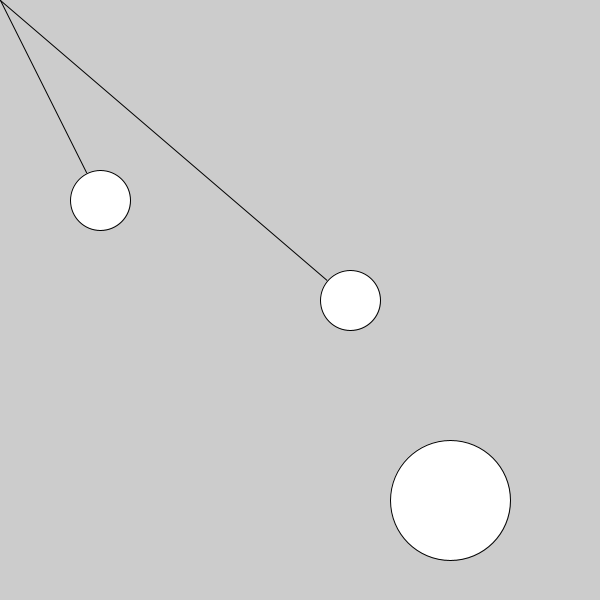
Frame 1 (no input)
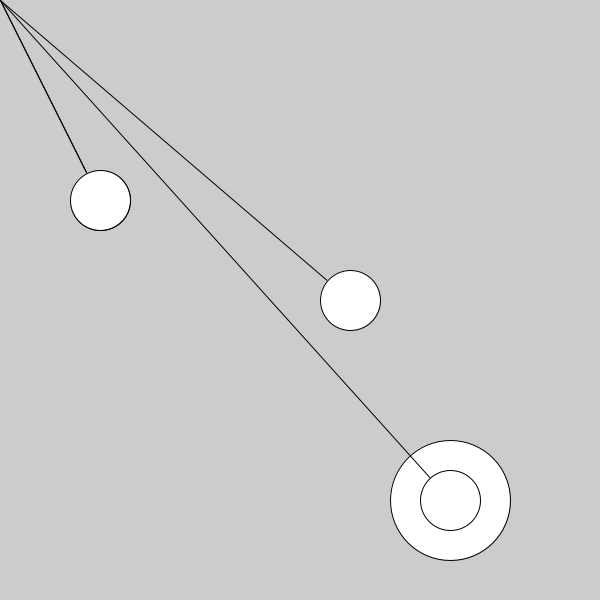
Frame 2 (the mouse pressed at the canvas centre, redrawn once)

The Processing sketch that drew these frames (run headless with seeded random() and noise(); the mouse was pressed at the canvas centre and the sketch redrawn once):

// Processing sketch: VectorObjects2
// ── VectorObjects2.pde
PVector v1, v2;   // declare

void setup() { 
  size(600,600);
  noLoop();         // force draw to run only once
  
  v1 = new PVector(100, 200);   // instantiate
  v2 = new PVector(350, 300);   // instantiate
} 

void draw() { 

  line(0,0,v1.x,v1.y);
  ellipse(v1.x, v1.y, 60, 60);    // use vectors to define each ellipse
  
  line(0,0,v2.x,v2.y);
  ellipse(v2.x, v2.y, 60, 60); 

  v2.add(v1); 
  ellipse(v2.x, v2.y, 120, 120);   // create bigger ellipse from others

} 
